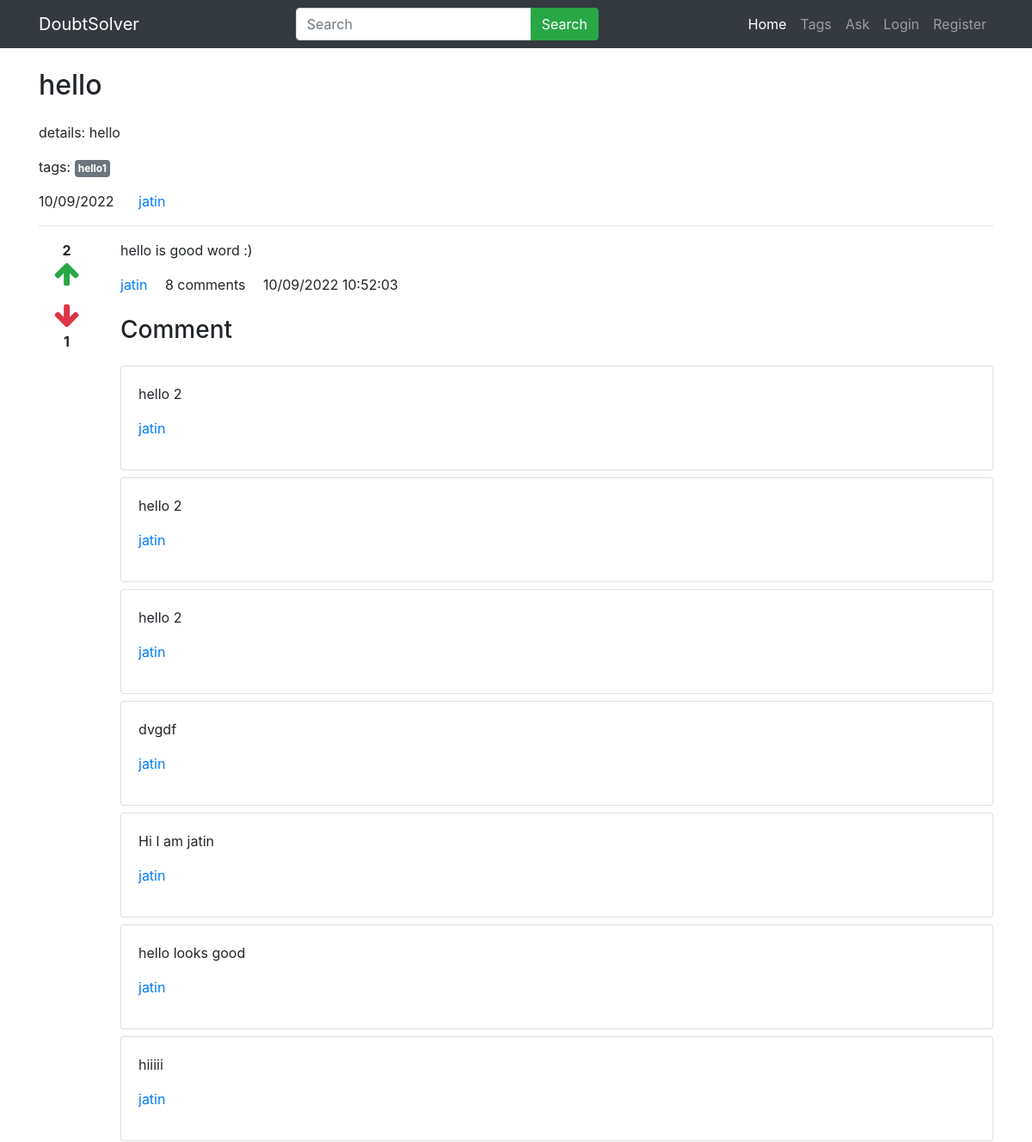
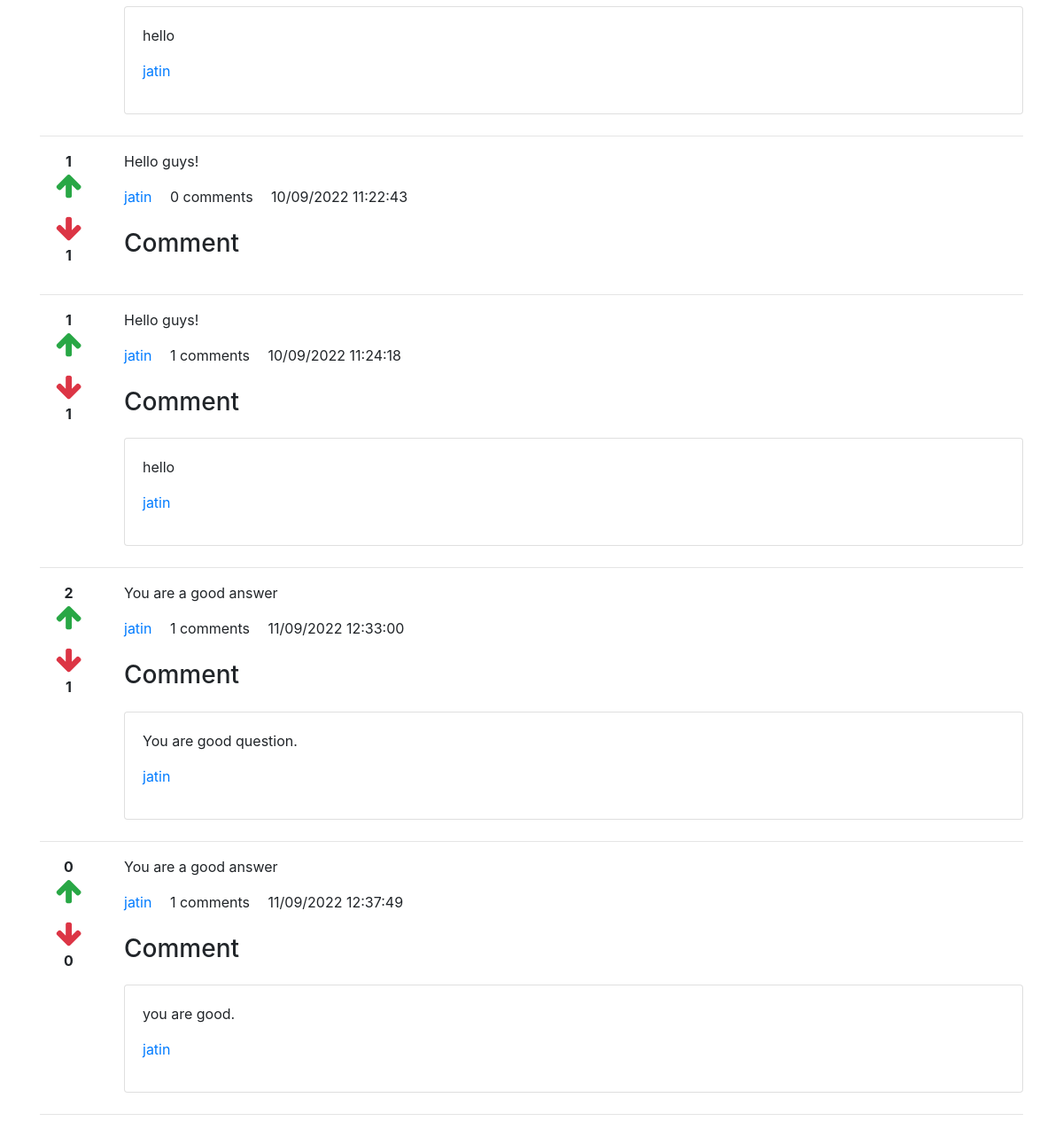
The app's page /detail/6 with its own data (2 pictures, top to bottom).
### main/models.py (models this page shows, shortened)
class Question(models.Model):
    user=models.ForeignKey(User,on_delete=models.CASCADE)
    title=models.CharField(max_length=300)
    detail=models.TextField()
    tags=models.TextField(default='')
    add_time=models.DateTimeField(auto_now_add=True)

class Answer(models.Model):
    question=models.ForeignKey(Question,on_delete=models.CASCADE)
    user=models.ForeignKey(User,on_delete=models.CASCADE,null = True)
    detail=models.TextField()
    add_time=models.DateTimeField(auto_now_add=True)

class Comment(models.Model):
    answer=models.ForeignKey(Answer,on_delete=models.CASCADE)
    user=models.ForeignKey(User,on_delete=models.CASCADE,related_name='comment_user')
    comment=models.TextField(default='')
    add_time=models.DateTimeField(auto_now_add=True)

### main/views.py (the view, shortened to what this page needs)
# urls.py: path('detail/<int:id>',views.detail,name='detail'),
def detail(request,id):
    quest=Question.objects.get(pk=id)
    tags=quest.tags.split(',')
    answers=Answer.objects.filter(question=quest)
    answerform=AnswerForm
    return render(request,'detail.html',{
        'quest':quest,
        'tags':tags,
        'answers':answers,
        'answerform':answerform
        })

### main/templates/detail.html (shortened to what this page needs)
{% extends 'base.html' %}
{% load static %}
{% load humanize %}
{% block content %}
    <div class="container">
        <h2 class="my-4">{{quest.title}}</h2>
        <p>{{quest.detail}}</p>
        <p>
            tags:
            {% for tag in tags %}
            <a href="/tag/{{tag|slugify}}" class="badge badge-secondary p-1">{{tag}}</a>
            {% endfor %}
        </p>
        <p>
            <span class="mr-4">{{quest.add_time|date:'d/m/Y'}}</span>
            <a href="#">{{quest.user.username}}</a>
        </p>
        <hr/>
        {% for answer in answers %}
        <div class="row">
            <div class="col-1" style="text-align: center;">
                <div class="upvote">
                    <strong class="upvote-count-{{answer.id}}">{{answer.upvote_set.count}}</strong><br/>
                    <span class="text-success">
                        <i class="fa fa-arrow-up fa-2x upvote-click" data-answer="{{answer.id}}"></i>
                    </span>
                </div>
                <div class="downvote mt-3">
                    <span class="text-danger">
                        <i class="fa fa-arrow-down fa-2x downvote-click" data-answer="{{answer.id}}"></i>
                    </span><br/>
                    <strong class="downvote-count-{{answer.id}}">{{answer.downvote_set.count}}</strong>
                </div>
            </div>
            <div class="col-11">
                <p>
                    {{ answer.detail }}
                </p>
                <p>
                    <a href="#" class="mr-3">{{answer.user.username}}</a>
                    <span class="mr-3"><span class="comment-count-{{answer.id}}">{{answer.comment_set.count}}</span> comments</span>
                    <span>{{answer.add_time|date:'d/m/Y h:i:s'}}</span>
                </p>
                <h3 class="my-4">Comment</h3>
                <div class="comment-wrapper-{{answer.id}}">
                    {% for comment in answer.comment_set.all %}
                    <div class="card mb-2">
                        <div class="card-body">
                            <p>{{comment.comment}}</p>
                            <p>
                                <a href="#">{{comment.user.username}}</a>
                            </p>
                        </div>
                    </div>
                    {% endfor %}
                </div>
            </div>
        </div>
        <hr/>
        {% endfor %}
    </div>
{% endblock %}

### records on screen
Question: title "hello", detail "details: hello", tags "hello1", add_time "10/09/2022", user.username "jatin"
Answer: upvote_set.count "2", downvote_set.count "1", detail "hello is good word :)", user.username "jatin", comment_set.count "8", add_time "10/09/2022 10:52:03"
Comment: comment "hello 2", user.username "jatin"
Comment: comment "hello 2", user.username "jatin"
Comment: comment "hello 2", user.username "jatin"
Comment: comment "dvgdf", user.username "jatin"
Comment: comment "Hi I am jatin", user.username "jatin"
Comment: comment "hello looks good", user.username "jatin"
Comment: comment "hiiiii", user.username "jatin"
Comment: comment "hello", user.username "jatin"
Answer: upvote_set.count "1", downvote_set.count "1", detail "Hello guys!", user.username "jatin", comment_set.count "0", add_time "10/09/2022 11:22:43"
Answer: upvote_set.count "1", downvote_set.count "1", detail "Hello guys!", user.username "jatin", comment_set.count "1", add_time "10/09/2022 11:24:18"
Comment: comment "hello", user.username "jatin"
Answer: upvote_set.count "2", downvote_set.count "1", detail "You are a good answer", user.username "jatin", comment_set.count "1", add_time "11/09/2022 12:33:00"
Comment: comment "You are good question.", user.username "jatin"
Answer: upvote_set.count "0", downvote_set.count "0", detail "You are a good answer", user.username "jatin", comment_set.count "1", add_time "11/09/2022 12:37:49"
Comment: comment "you are good.", user.username "jatin"
